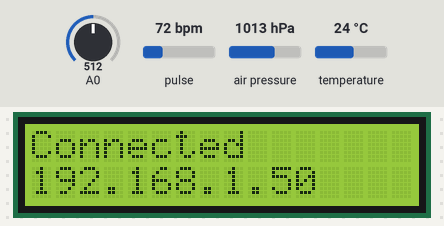
Bench run of a sketch on a simulated ESP8266 (NodeMCU). Parts: 16×2 character LCD. Inputs (shaded band) come from the test bench; at power-on: A0 = 512, pulse 72 bpm, air pressure 1013 hPa, temperature 24 °C. WiFi joins after 1.5 s; servers stay silent unless stated; uploads are accepted with an empty reply; what the sketch prints to the serial monitor is not drawn.

Above: at 1.6 s.
At 6.6 s:
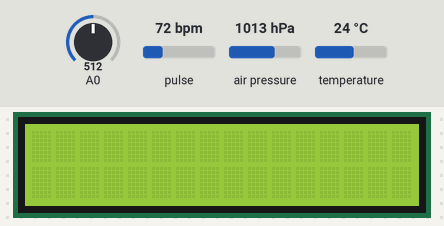

Measured:
- by itself, everything shown: repeats every 8.0 s, in 4 steps
- what the display in image 0 shows lasts 5.0 s, from 1.6 s to 6.6 s
- what the display in image 1 shows lasts 10.2 s, from 6.6 s to 16.8 s

The sketch:

NodeMCUStandalone.ino
```cpp
#include <Wire.h>
#include <Adafruit_BMP280.h>
#include "MAX30105.h"
#include "heartRate.h"

#include <ESP8266WiFi.h>
#include <ESP8266HTTPClient.h>
#include <WiFiClient.h>

#include <LiquidCrystal.h>

MAX30105 oxySensor;
Adafruit_BMP280 bmp;

// Constants and Variables
const byte RATE_SIZE = 4; //averaging
byte rates[RATE_SIZE];
byte rateSpot = 0;
long lastBeat = 0;

const int16_t SlaveNode = 0x12;

float beatsPerMinute;
int beatAvg;

long globalLastUpdate = millis();
int updateInterval = 10000;  //15 mins

float moisture = 250;

float temperature;
float pressure;
float altitude;

// MetaData
const String name = "Ayush";
const float area = 1000;
const String aadhar = "1324567890121314";
const String state = "Gujarat";
const float crop_price = 400;

// Initialising the LCD object
const int rs = D7, en = D6, d4 = D5, d5 = D4, d6 = D3, d7 = D0;
LiquidCrystal lcd(rs, en, d4, d5, d6, d7);

// Wifi Creds
const char* ssid = "OnePlus Nord CE 3 Lite 5G";
const char* password = "";

// Endpoints
const char* serverName = "http://192.168.158.28:8000/crop_iot";
void setup() {
  // Initialize Serial Communication
  Serial.begin(9600);

  lcd.begin(16, 2);
  lcd.setCursor(0, 0);
  lcd.clear();

  // Moisture Sensor
  pinMode(A0,INPUT);

  // Initialize BMP280
  bmp.begin(BMP280_ADDRESS_ALT, BMP280_CHIPID);
  bmp.setSampling(Adafruit_BMP280::MODE_NORMAL,
                  Adafruit_BMP280::SAMPLING_X2,
                  Adafruit_BMP280::SAMPLING_X16,
                  Adafruit_BMP280::FILTER_X16,
                  Adafruit_BMP280::STANDBY_MS_500);

  // Initialize MAX30100 Pulse Oxymeter
  oxySensor.begin(Wire, I2C_SPEED_FAST);
  // Configure sensor with default settings
  oxySensor.setup();
  oxySensor.setPulseAmplitudeRed(0x0A);
  oxySensor.setPulseAmplitudeGreen(0);

  // Initialize Wifi Connection
  WiFi.begin(ssid, password);
  Serial.println("Connecting");
  while(WiFi.status() != WL_CONNECTED) {
    delay(500);
    Serial.print(".");
  }
  Serial.println("");
  Serial.print("Connected to WiFi network with IP Address: ");
  Serial.println(WiFi.localIP());
  lcd.print("Connected");
  lcd.setCursor(0, 1);
  lcd.print(WiFi.localIP());
  delay(5000);
  lcd.clear();
  lcd.setCursor(0, 0);
  globalLastUpdate = millis();
}

void displayUpdates(){
  while((millis()-globalLastUpdate) < updateInterval){
    lcd.clear();
    lcd.setCursor(0, 0);
    lcd.print("Temp: ");
    lcd.print(temperature);
    lcd.setCursor(0,1);
    lcd.print("P: ");
    lcd.print(pressure);
    delay(2000);

    lcd.clear();
    lcd.setCursor(0,0);
    lcd.print("P: ");
    lcd.print(pressure);
    lcd.setCursor(0,1);
    lcd.print("Moisture: ");
    lcd.print(moisture);
    delay(2000);

    lcd.clear();
    lcd.setCursor(0,0);
    lcd.print("Moisture: ");
    lcd.print(moisture);
    lcd.setCursor(0,1);
    lcd.print("Alt: ");
    lcd.print(altitude);
    delay(2000);

    lcd.clear();
    lcd.setCursor(0,0);
    lcd.print("Alt: ");
    lcd.print(altitude);
    lcd.setCursor(0,1);
    lcd.print("Avg BPM: ");
    lcd.print(beatAvg);
    delay(2000);

    lcd.setCursor(0,0);
    lcd.clear();
  }
}

void loop() {
  // Get Readings from Moisture Sensor
  int raw_moisture = analogRead(A0);
  moisture = map(raw_moisture,350,1024,0,255);
  if (moisture <= 0) moisture = 255;
  moisture = 255-moisture;
  // Get readings from BMP280
  temperature = bmp.readTemperature();
  pressure = bmp.readPressure();
  altitude = bmp.readAltitude();

  // Get Heartrate data from MAX30100
  long irValue = oxySensor.getIR();
  if (checkForBeat(irValue) == true)
  {
    long delta = millis() - lastBeat;
    lastBeat = millis();

    beatsPerMinute = 60 / (delta / 1000.0);

    if (beatsPerMinute < 255 && beatsPerMinute > 20)
    {
      rates[rateSpot++] = (byte)beatsPerMinute;
      rateSpot %= RATE_SIZE;
      //Take average of readings
      beatAvg = 0;
      for (byte x = 0 ; x < RATE_SIZE ; x++)
        beatAvg += rates[x];
      beatAvg /= RATE_SIZE;
    }
  }
  if((millis()-globalLastUpdate) >= updateInterval){
    updateInterval = 900000;
    Serial.print(temperature);
    Serial.print("\t");
    Serial.print(pressure);
    Serial.print("\t");
    Serial.print(moisture);
    Serial.print("\t");
    Serial.print(altitude);
    Serial.print("\t");
    Serial.print("BPM=");
    Serial.print(beatsPerMinute);
    Serial.print("\t");
    Serial.print("Avg BPM=");
    Serial.print(beatAvg);
    Serial.print("\t");

    if (irValue < 50000)
      Serial.print(" No finger?");
    Serial.println();

    //Check WiFi connection status
  if(WiFi.status()== WL_CONNECTED){
    WiFiClient client;
    HTTPClient http;
    // initiate http instance
    http.begin(client, serverName);
    http.addHeader("Content-Type", "application/json");
    String json_data = String("{\"temperature\":\"") + temperature + String("\",\"pressure\":\"") + pressure + String("\",\"moisture\":\"") + moisture + String("\",\"altitude\":\"") + altitude + String("\",\"name\":\"") + name + String("\",\"area\":\"") + area + String("\",\"aadhar\":\"") + aadhar + String("\",\"state\":\"") + state + String("\",\"crop_price\":\"") + crop_price + String("\"}");
    int httpCode = http.POST(json_data);
    Serial.print("HTTP Response code: ");
    Serial.println(httpCode);

    // display the updates on the LCD
    displayUpdates();

    // Terminate http instance
    http.end();
  }
  else {
    Serial.println("WiFi Disconnected");
  }
    globalLastUpdate = millis();
  }
}
```
